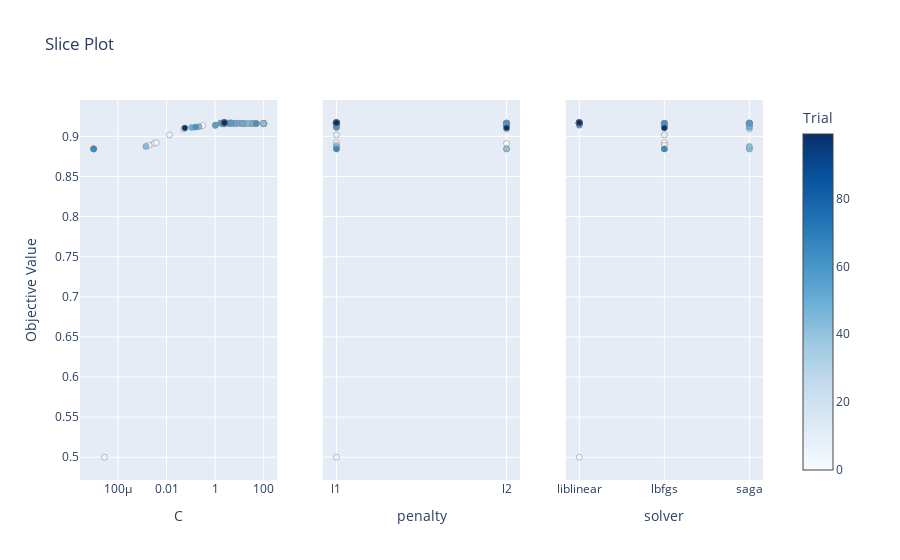

The notebook cell this image was saved under:
### Code cell
optuna.visualization.plot_slice(study)

### Figure 1 — Plotly figure (JSON) as saved in the notebook; plotly's stock layout.template omitted (floating-point values rounded to 4 significant figures)
{"data": [{"marker": {"color": [0, 1, 2, 3, 4, 5, 6, 7, 8, 9, 10, 11, 12, 13, 14, 15, 16, 17, 18, 19, 20, 21, 22, 23, 24, 25, 26, 27, 28, 29, 30, 31, 32, 33, 34, 35, 36, 37, 38, 39, 40, 41, 42, 43, 44, 45, 46, 47, 48, 49, 50, 51, 52, 53, 54, 55, 56, 57, 58, 59, 60, 61, 62, 63, 64, 65, 66, 67, 68, 69, 70, 71, 72, 73, 74, 75, 76, 77, 78, 79, 80, 81, 82, 83, 84, 85, 86, 87, 88, 89, 90, 91, 92, 93, 94, 95, 96, 97, 98, 99], "colorbar": {"title": {"text": "Trial"}, "x": 1, "xpad": 40}, "colorscale": [[0, "rgb(247,251,255)"], [0.125, "rgb(222,235,247)"], [0.25, "rgb(198,219,239)"], [0.375, "rgb(158,202,225)"], [0.5, "rgb(107,174,214)"], [0.625, "rgb(66,146,198)"], [0.75, "rgb(33,113,181)"], [0.875, "rgb(8,81,156)"], [1, "rgb(8,48,107)"]], "line": {"color": "Grey", "width": 0.5}, "showscale": true}, "mode": "markers", "name": "Feasible Trial", "showlegend": false, "type": "scatter", "x": [0.3075, 0.00313, 0.05068, 0.003807, 2.804e-05, 51.64, 0.001918, 0.01328, 1.022, 16.22, 100, 100, 100, 5.583, 1e-05, 11.52, 15.19, 15.22, 28.48, 33.73, 11.17, 100, 100, 32.67, 18.4, 11.81, 33.97, 100, 3.918, 1.917, 3.308, 100, 7.415, 100, 15.83, 4.779, 4.762, 4.494, 4.166, 1e-05, 1e-05, 100, 100, 0.00142, 0.2176, 2.387, 23.1, 35.42, 46.37, 0.1094, 8.546, 13.24, 3.79, 6.326, 2.69, 3.847, 1.025, 1.693, 4.55, 2.349, 2.263, 0.158, 49.67, 2.393, 2.397, 1.01e-05, 2.401, 2.401, 2.404, 2.403, 2.405, 2.411, 2.421, 2.405, 2.406, 2.416, 2.401, 2.407, 2.408, 2.414, 2.409, 2.409, 2.409, 2.41, 2.411, 2.412, 2.423, 2.412, 2.417, 2.413, 2.421, 2.413, 2.415, 2.417, 2.425, 2.415, 2.45, 0.05682, 2.422, 2.408], "xaxis": "x", "y": [0.9134, 0.8912, 0.9091, 0.8921, 0.5, 0.916, 0.8889, 0.9017, 0.9138, 0.916, 0.916, 0.916, 0.916, 0.916, 0.8844, 0.916, 0.916, 0.916, 0.916, 0.916, 0.916, 0.916, 0.916, 0.916, 0.916, 0.916, 0.916, 0.916, 0.9165, 0.9156, 0.916, 0.916, 0.916, 0.916, 0.916, 0.9165, 0.9165, 0.9165, 0.9165, 0.8844, 0.8844, 0.916, 0.916, 0.8875, 0.912, 0.9156, 0.916, 0.916, 0.916, 0.9111, 0.9165, 0.916, 0.9165, 0.916, 0.917, 0.9165, 0.9138, 0.9166, 0.9165, 0.917, 0.9156, 0.9115, 0.916, 0.917, 0.917, 0.8844, 0.917, 0.917, 0.917, 0.917, 0.917, 0.917, 0.917, 0.917, 0.917, 0.917, 0.917, 0.917, 0.917, 0.917, 0.917, 0.917, 0.917, 0.917, 0.917, 0.917, 0.917, 0.917, 0.917, 0.917, 0.917, 0.917, 0.917, 0.917, 0.917, 0.917, 0.917, 0.9105, 0.917, 0.917], "yaxis": "y"}, {"marker": {"color": [0, 1, 2, 3, 4, 5, 6, 7, 8, 9, 10, 11, 12, 13, 14, 15, 16, 17, 18, 19, 20, 21, 22, 23, 24, 25, 26, 27, 28, 29, 30, 31, 32, 33, 34, 35, 36, 37, 38, 39, 40, 41, 42, 43, 44, 45, 46, 47, 48, 49, 50, 51, 52, 53, 54, 55, 56, 57, 58, 59, 60, 61, 62, 63, 64, 65, 66, 67, 68, 69, 70, 71, 72, 73, 74, 75, 76, 77, 78, 79, 80, 81, 82, 83, 84, 85, 86, 87, 88, 89, 90, 91, 92, 93, 94, 95, 96, 97, 98, 99], "colorbar": {"title": {"text": "Trial"}, "x": 1, "xpad": 40}, "colorscale": [[0, "rgb(247,251,255)"], [0.125, "rgb(222,235,247)"], [0.25, "rgb(198,219,239)"], [0.375, "rgb(158,202,225)"], [0.5, "rgb(107,174,214)"], [0.625, "rgb(66,146,198)"], [0.75, "rgb(33,113,181)"], [0.875, "rgb(8,81,156)"], [1, "rgb(8,48,107)"]], "line": {"color": "Grey", "width": 0.5}, "showscale": false}, "mode": "markers", "name": "Feasible Trial", "showlegend": false, "type": "scatter", "x": ["l2", "l2", "l2", "l1", "l1", "l2", "l1", "l1", "l1", "l2", "l1", "l2", "l1", "l1", "l1", "l2", "l1", "l1", "l1", "l2", "l2", "l2", "l1", "l2", "l2", "l1", "l1", "l2", "l1", "l1", "l2", "l1", "l2", "l2", "l1", "l2", "l2", "l2", "l2", "l2", "l2", "l2", "l1", "l1", "l2", "l2", "l2", "l1", "l2", "l1", "l1", "l1", "l2", "l2", "l1", "l1", "l2", "l1", "l1", "l1", "l2", "l1", "l1", "l1", "l1", "l1", "l1", "l1", "l1", "l1", "l1", "l1", "l1", "l1", "l1", "l1", "l1", "l1", "l1", "l1", "l1", "l1", "l1", "l1", "l1", "l1", "l1", "l1", "l1", "l1", "l1", "l1", "l1", "l1", "l1", "l1", "l1", "l2", "l1", "l1"], "xaxis": "x2", "y": [0.9134, 0.8912, 0.9091, 0.8921, 0.5, 0.916, 0.8889, 0.9017, 0.9138, 0.916, 0.916, 0.916, 0.916, 0.916, 0.8844, 0.916, 0.916, 0.916, 0.916, 0.916, 0.916, 0.916, 0.916, 0.916, 0.916, 0.916, 0.916, 0.916, 0.9165, 0.9156, 0.916, 0.916, 0.916, 0.916, 0.916, 0.9165, 0.9165, 0.9165, 0.9165, 0.8844, 0.8844, 0.916, 0.916, 0.8875, 0.912, 0.9156, 0.916, 0.916, 0.916, 0.9111, 0.9165, 0.916, 0.9165, 0.916, 0.917, 0.9165, 0.9138, 0.9166, 0.9165, 0.917, 0.9156, 0.9115, 0.916, 0.917, 0.917, 0.8844, 0.917, 0.917, 0.917, 0.917, 0.917, 0.917, 0.917, 0.917, 0.917, 0.917, 0.917, 0.917, 0.917, 0.917, 0.917, 0.917, 0.917, 0.917, 0.917, 0.917, 0.917, 0.917, 0.917, 0.917, 0.917, 0.917, 0.917, 0.917, 0.917, 0.917, 0.917, 0.9105, 0.917, 0.917], "yaxis": "y2"}, {"marker": {"color": [0, 1, 2, 3, 4, 5, 6, 7, 8, 9, 10, 11, 12, 13, 14, 15, 16, 17, 18, 19, 20, 21, 22, 23, 24, 25, 26, 27, 28, 29, 30, 31, 32, 33, 34, 35, 36, 37, 38, 39, 40, 41, 42, 43, 44, 45, 46, 47, 48, 49, 50, 51, 52, 53, 54, 55, 56, 57, 58, 59, 60, 61, 62, 63, 64, 65, 66, 67, 68, 69, 70, 71, 72, 73, 74, 75, 76, 77, 78, 79, 80, 81, 82, 83, 84, 85, 86, 87, 88, 89, 90, 91, 92, 93, 94, 95, 96, 97, 98, 99], "colorbar": {"title": {"text": "Trial"}, "x": 1, "xpad": 40}, "colorscale": [[0, "rgb(247,251,255)"], [0.125, "rgb(222,235,247)"], [0.25, "rgb(198,219,239)"], [0.375, "rgb(158,202,225)"], [0.5, "rgb(107,174,214)"], [0.625, "rgb(66,146,198)"], [0.75, "rgb(33,113,181)"], [0.875, "rgb(8,81,156)"], [1, "rgb(8,48,107)"]], "line": {"color": "Grey", "width": 0.5}, "showscale": false}, "mode": "markers", "name": "Feasible Trial", "showlegend": false, "type": "scatter", "x": ["saga", "lbfgs", "saga", "lbfgs", "liblinear", "saga", "lbfgs", "lbfgs", "saga", "saga", "lbfgs", "lbfgs", "saga", "lbfgs", "saga", "lbfgs", "lbfgs", "lbfgs", "saga", "lbfgs", "saga", "saga", "saga", "lbfgs", "saga", "lbfgs", "saga", "lbfgs", "lbfgs", "lbfgs", "lbfgs", "lbfgs", "lbfgs", "saga", "saga", "saga", "saga", "saga", "saga", "lbfgs", "saga", "liblinear", "liblinear", "saga", "lbfgs", "saga", "liblinear", "liblinear", "liblinear", "saga", "liblinear", "liblinear", "liblinear", "liblinear", "liblinear", "liblinear", "liblinear", "liblinear", "saga", "liblinear", "liblinear", "lbfgs", "lbfgs", "liblinear", "liblinear", "lbfgs", "liblinear", "liblinear", "liblinear", "liblinear", "liblinear", "liblinear", "liblinear", "liblinear", "liblinear", "liblinear", "liblinear", "liblinear", "liblinear", "liblinear", "liblinear", "liblinear", "liblinear", "liblinear", "liblinear", "liblinear", "liblinear", "liblinear", "liblinear", "liblinear", "liblinear", "liblinear", "liblinear", "liblinear", "liblinear", "liblinear", "liblinear", "lbfgs", "liblinear", "liblinear"], "xaxis": "x3", "y": [0.9134, 0.8912, 0.9091, 0.8921, 0.5, 0.916, 0.8889, 0.9017, 0.9138, 0.916, 0.916, 0.916, 0.916, 0.916, 0.8844, 0.916, 0.916, 0.916, 0.916, 0.916, 0.916, 0.916, 0.916, 0.916, 0.916, 0.916, 0.916, 0.916, 0.9165, 0.9156, 0.916, 0.916, 0.916, 0.916, 0.916, 0.9165, 0.9165, 0.9165, 0.9165, 0.8844, 0.8844, 0.916, 0.916, 0.8875, 0.912, 0.9156, 0.916, 0.916, 0.916, 0.9111, 0.9165, 0.916, 0.9165, 0.916, 0.917, 0.9165, 0.9138, 0.9166, 0.9165, 0.917, 0.9156, 0.9115, 0.916, 0.917, 0.917, 0.8844, 0.917, 0.917, 0.917, 0.917, 0.917, 0.917, 0.917, 0.917, 0.917, 0.917, 0.917, 0.917, 0.917, 0.917, 0.917, 0.917, 0.917, 0.917, 0.917, 0.917, 0.917, 0.917, 0.917, 0.917, 0.917, 0.917, 0.917, 0.917, 0.917, 0.917, 0.917, 0.9105, 0.917, 0.917], "yaxis": "y3"}], "layout": {"title": {"text": "Slice Plot"}, "xaxis": {"anchor": "y", "domain": [0, 0.2889], "title": {"text": "C"}, "type": "log"}, "xaxis2": {"anchor": "y2", "categoryarray": ["l1", "l2"], "categoryorder": "array", "domain": [0.3556, 0.6444], "title": {"text": "penalty"}, "type": "category"}, "xaxis3": {"anchor": "y3", "categoryarray": ["liblinear", "lbfgs", "saga"], "categoryorder": "array", "domain": [0.7111, 1], "title": {"text": "solver"}, "type": "category"}, "yaxis": {"anchor": "x", "domain": [0, 1], "title": {"text": "Objective Value"}}, "yaxis2": {"anchor": "x2", "domain": [0, 1], "matches": "y", "showticklabels": false}, "yaxis3": {"anchor": "x3", "domain": [0, 1], "matches": "y", "showticklabels": false}}}
